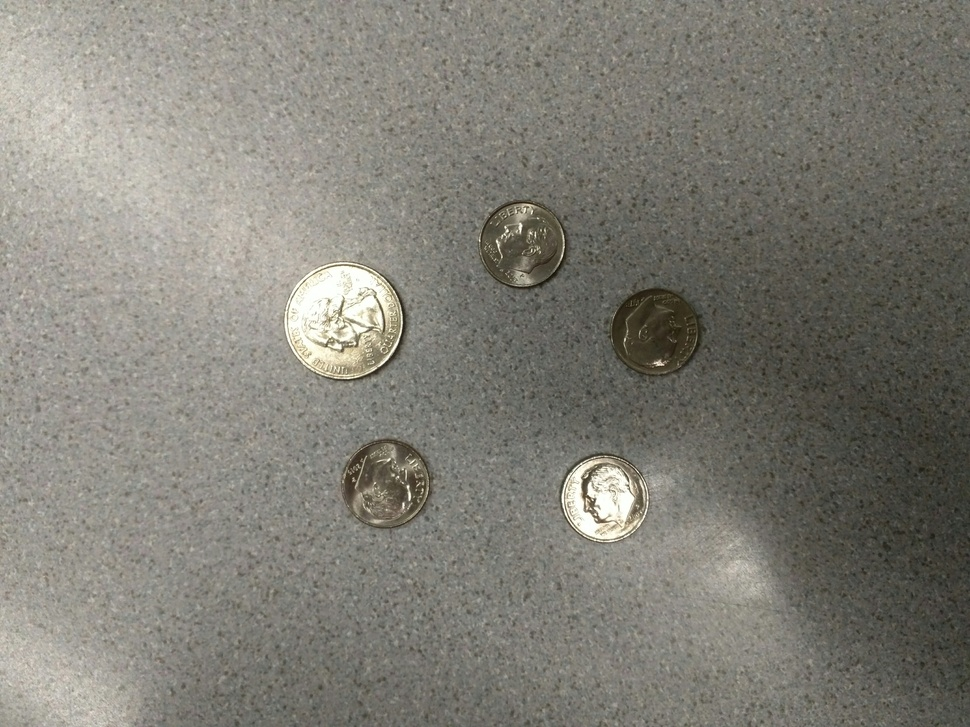
#> input picture python/darkCoins.jpg, 970 x 727 px, shrunk from 4160 x 3120 before the run
$ python simple_thresholding.py --image ../darkCoins.jpg
#> lines starting #> are read from the running program, lines starting #| are printed output that depends on the picture; after the words box and inside, x2 and y2 are one past the last pixel; in counts of white or black regions, pixels touching at a corner belong together
import numpy as np
import argparse
import cv2

ap = argparse.ArgumentParser()
ap.add_argument("-i", "--image", required = True,
        help = "Path to the image")
args = vars(ap.parse_args())

image = cv2.imread(args["image"])
#> image is the input picture: shape (727, 970, 3); mean B, G, R 118, 126.5, 128.5
image = cv2.cvtColor(image, cv2.COLOR_BGR2GRAY)
#> image: shape (727, 970)
blurred = cv2.GaussianBlur(image, (5, 5), 0)
cv2.imshow("Grayed and Blurred", image)
(T, thresh) = cv2.threshold(blurred, 125, 255, cv2.THRESH_BINARY)
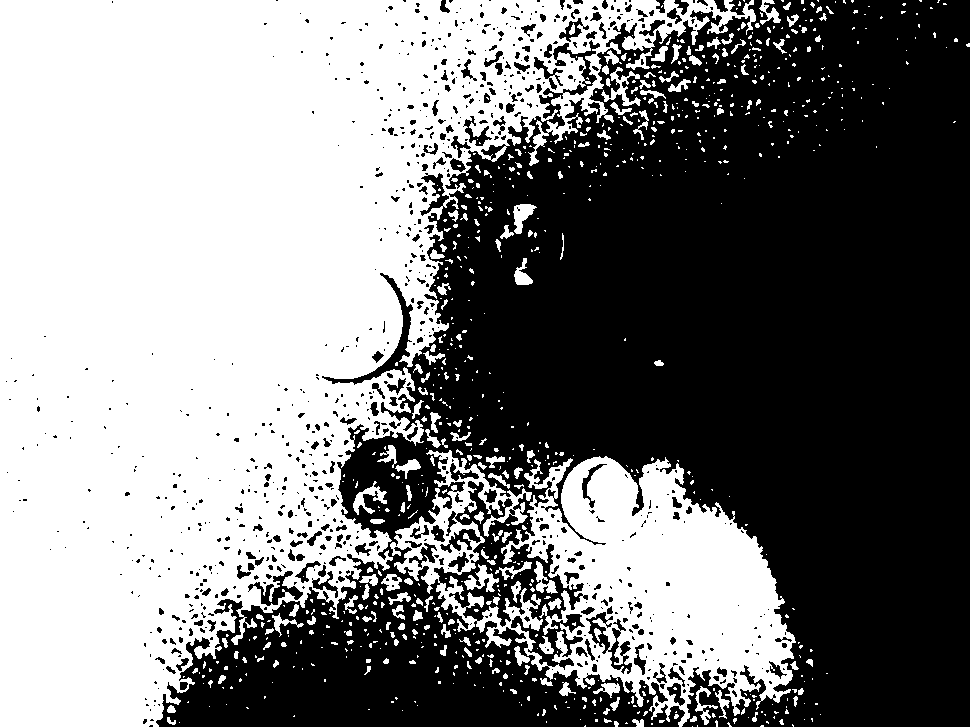
#> thresh: shape (727, 970); 50% white; 844 white regions (647 under 20 px), largest, box (x1, y1, x2, y2) and area: (0, 0, 756, 727) 286299, (390, 450, 796, 727) 49775, (601, 67, 641, 106) 474
cv2.imshow("threshold binary", thresh)
(T, threshInverse) = cv2.threshold(blurred, 125, 255, cv2.THRESH_BINARY_INV)
cv2.imshow("Threshold binary inverse", threshInverse)
cv2.imshow("People", cv2.bitwise_and(image, image, mask = threshInverse))
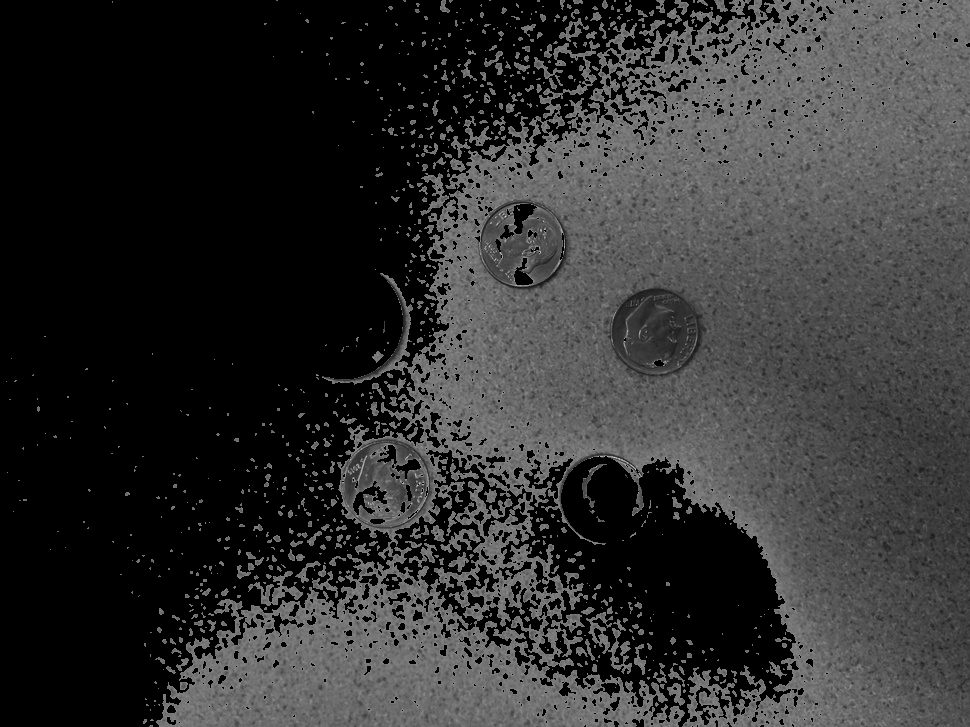
#> window 'People': shape (727, 970); min 0, max 217, mean 48.7
cv2.waitKey(0)

$ run again, on python/flashCoins.jpg
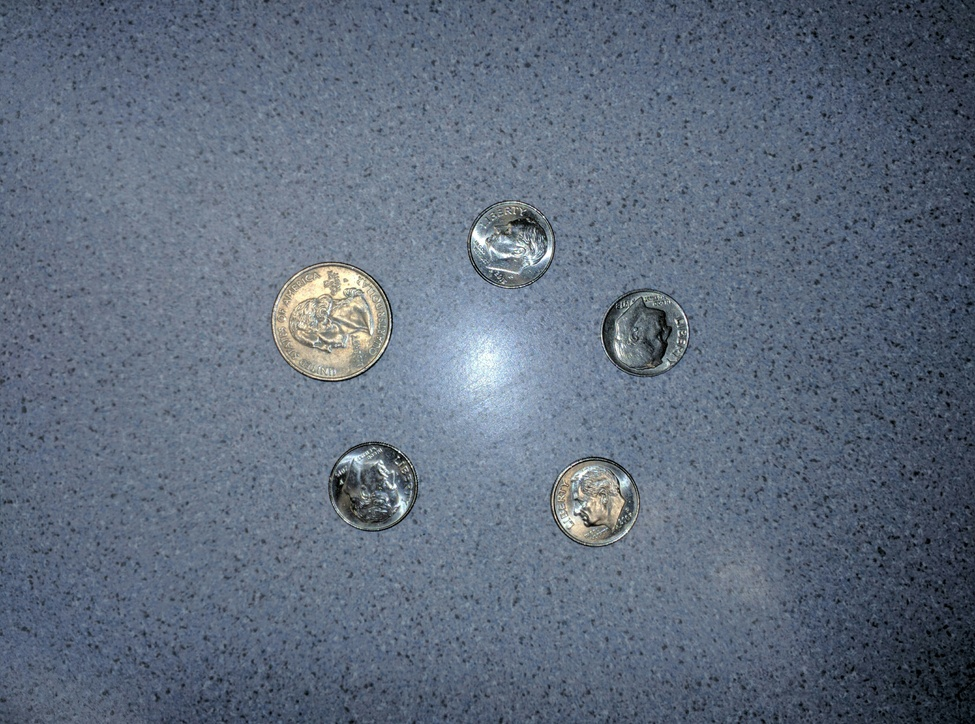
#> input picture python/flashCoins.jpg, 975 x 724 px, shrunk from 4160 x 3088 before the run
#> image is the input picture: shape (724, 975, 3); mean B, G, R 125.3, 108.5, 96.2
#> image: shape (724, 975)
#> `(T, thresh) = cv2.threshold(blurred, 125, 255, cv2.THRESH_BINARY)`:
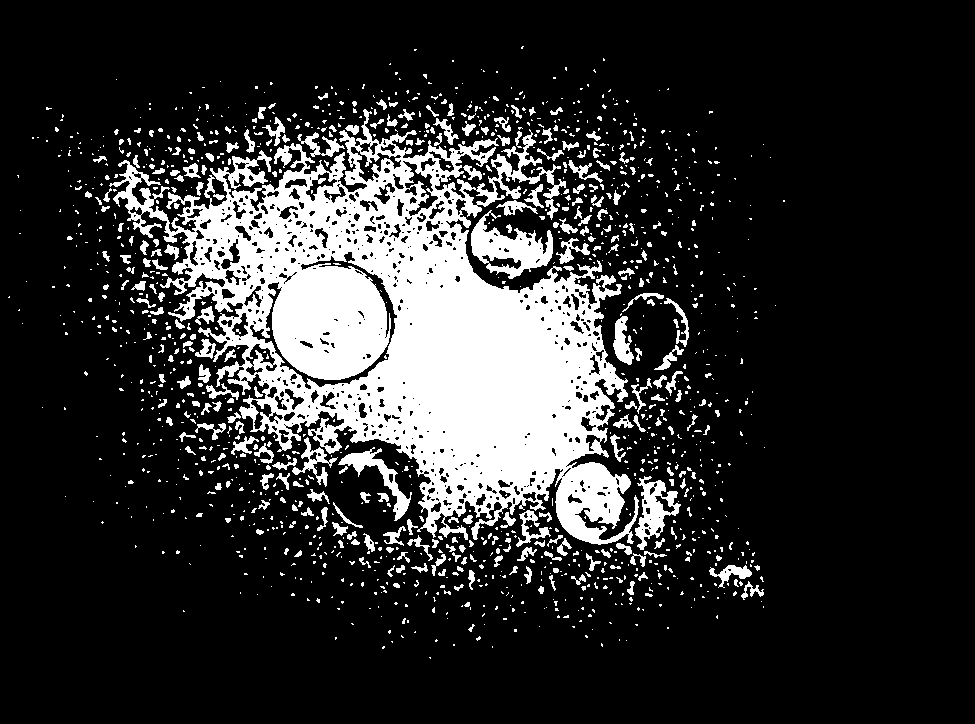
#> thresh: shape (724, 975); 18.3% white; 1391 white regions (1095 under 20 px), largest, box (x1, y1, x2, y2) and area: (109, 109, 639, 545) 98648, (471, 210, 553, 279) 2591, (635, 476, 681, 550) 1405
#> `cv2.imshow("People", cv2.bitwise_and(image, image, mask = threshInvers..`:
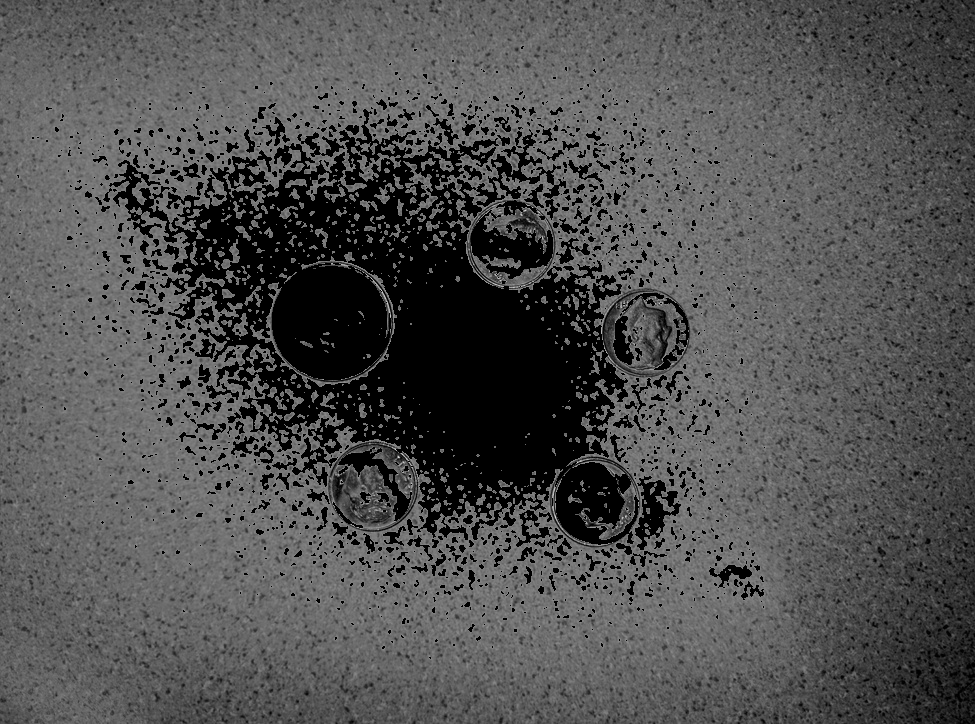
#> window 'People': shape (724, 975); min 0, max 224, mean 80.3

$ run again, on python/sitting.jpg
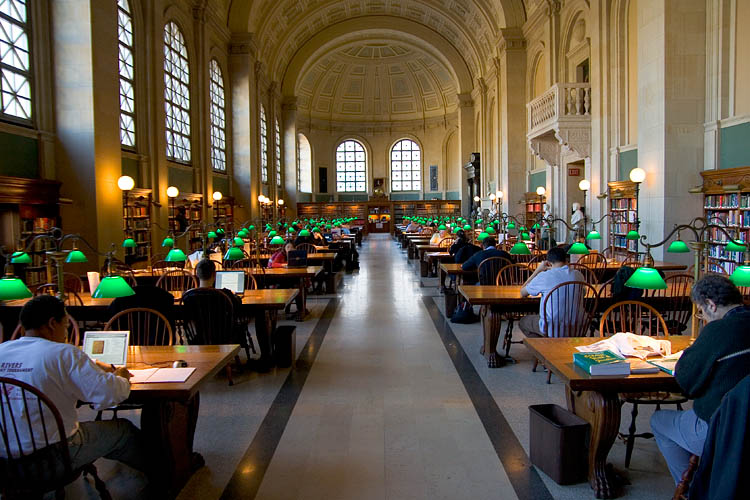
#> input picture python/sitting.jpg, 750 x 500 px
#> image is the input picture: shape (500, 750, 3); mean B, G, R 67.9, 83, 92.8
#> image: shape (500, 750)
#> `(T, thresh) = cv2.threshold(blurred, 125, 255, cv2.THRESH_BINARY)`:
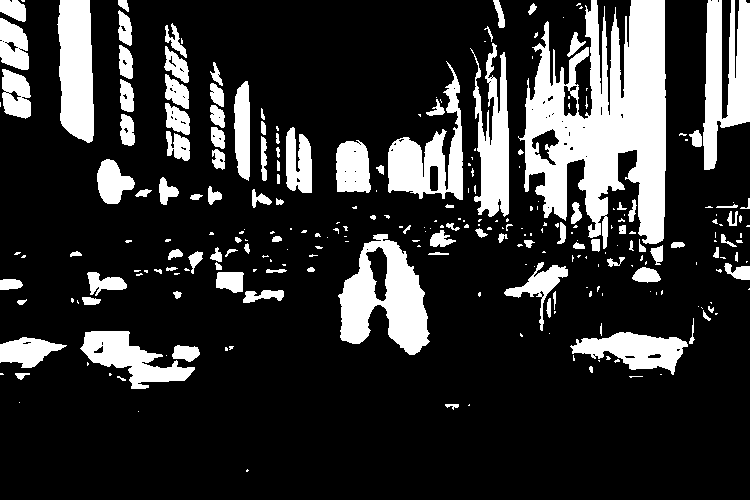
#> thresh: shape (500, 750); 19.8% white; 269 white regions (155 under 20 px), largest, box (x1, y1, x2, y2) and area: (518, 0, 666, 249) 21112, (338, 234, 430, 355) 6054, (703, 0, 750, 170) 5067
#> `cv2.imshow("People", cv2.bitwise_and(image, image, mask = threshInvers..`:
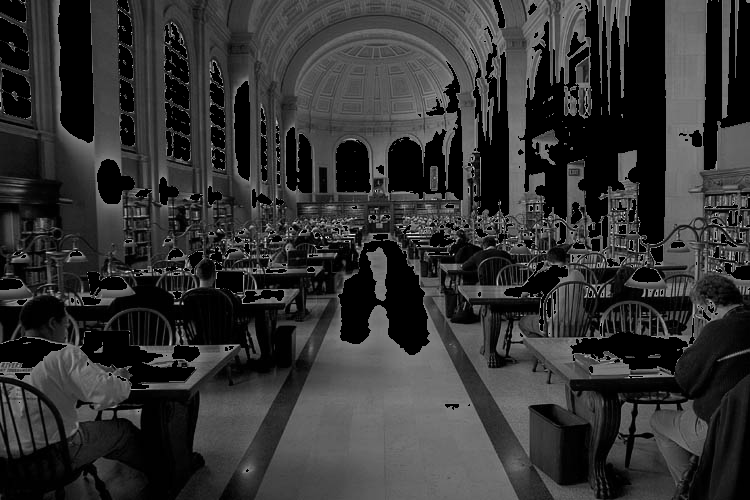
#> window 'People': shape (500, 750); min 0, max 251, mean 50.3
